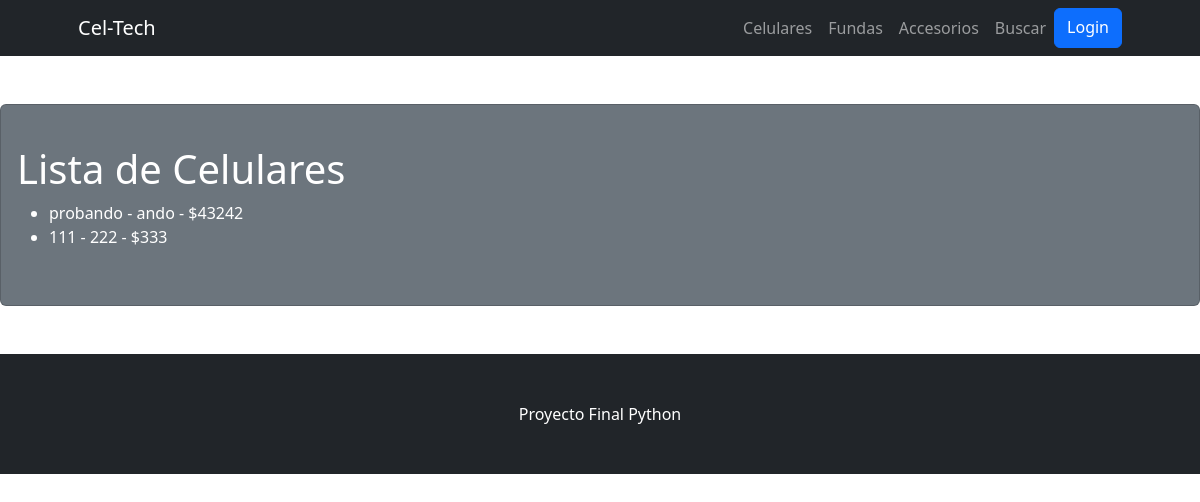
/CelTech/celulares, run on an earlier commit of the app's database.
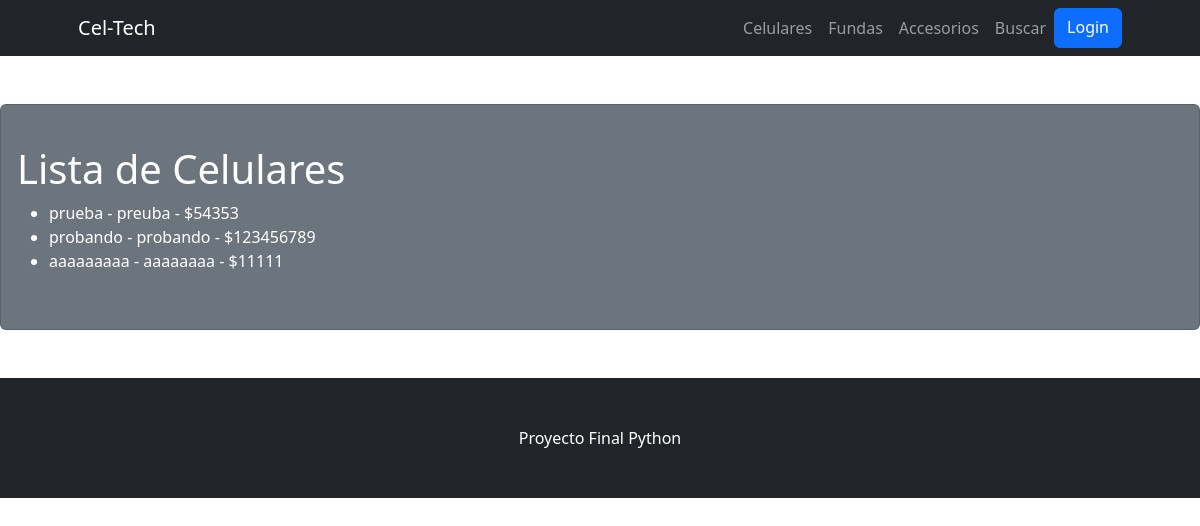
And on a later commit of the database.
### CelTech/models.py (models this page shows)
class Celulares(models.Model):
    marca = models.CharField(max_length=20)
    modelo = models.CharField(max_length=20)
    precio = models.IntegerField()
    def __str__(self):
        return f'{self.marca} - {self.modelo} - ${self.precio}'

### CelTech/views.py (the view)
# urls.py: path('celulares', celulares, name="Celulares"),
def celulares(req):
    celulares = Celulares.objects.all()
    return render(req, "celulares.html", {"celulares": celulares})

### CelTech/templates/celulares.html
{% extends 'padre.html' %}
{% block cambiante %}
    <h1>Lista de Celulares</h1>
    <ul>
        {% for celular in celulares  %}
            <li>{{celular}}</li>
        {% endfor %}
    </ul>
{% endblock cambiante %}

What changed in the data, as far as the page shows it:
removed Celulares: marca+modelo+precio "probando - ando - $43242"
removed Celulares: marca+modelo+precio "111 - 222 - $333"
added Celulares: marca+modelo+precio "prueba - preuba - $54353"
added Celulares: marca+modelo+precio "probando - probando - $123456789"
added Celulares: marca+modelo+precio "aaaaaaaaa - aaaaaaaa - $11111"
